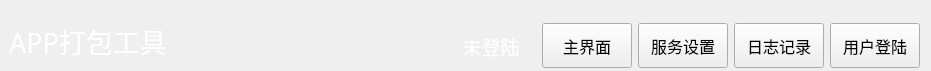
<?xml version="1.0" encoding="UTF-8"?>
<ui version="4.0">
 <class>NavBarWid</class>
 <widget class="QWidget" name="NavBarWid">
  <property name="geometry">
   <rect>
    <x>0</x>
    <y>0</y>
    <width>931</width>
    <height>71</height>
   </rect>
  </property>
  <property name="windowTitle">
   <string>Form</string>
  </property>
  <layout class="QGridLayout" name="gridLayout">
   <property name="leftMargin">
    <number>9</number>
   </property>
   <property name="topMargin">
    <number>21</number>
   </property>
   <property name="bottomMargin">
    <number>0</number>
   </property>
   <item row="0" column="0">
    <widget class="QLabel" name="label">
     <property name="minimumSize">
      <size>
       <width>0</width>
       <height>50</height>
      </size>
     </property>
     <property name="font">
      <font>
       <family>微软雅黑</family>
       <pointsize>20</pointsize>
      </font>
     </property>
     <property name="styleSheet">
      <string notr="true">color: rgb(255, 255, 255);</string>
     </property>
     <property name="text">
      <string>APP打包工具</string>
     </property>
     <property name="alignment">
      <set>Qt::AlignLeading|Qt::AlignLeft|Qt::AlignTop</set>
     </property>
    </widget>
   </item>
   <item row="0" column="2">
    <widget class="QLabel" name="userLab">
     <property name="minimumSize">
      <size>
       <width>90</width>
       <height>0</height>
      </size>
     </property>
     <property name="font">
      <font>
       <family>微软雅黑</family>
       <pointsize>14</pointsize>
      </font>
     </property>
     <property name="contextMenuPolicy">
      <enum>Qt::PreventContextMenu</enum>
     </property>
     <property name="styleSheet">
      <string notr="true">color: rgb(255, 255, 255);</string>
     </property>
     <property name="text">
      <string>未登陆</string>
     </property>
     <property name="alignment">
      <set>Qt::AlignCenter</set>
     </property>
    </widget>
   </item>
   <item row="0" column="1">
    <spacer name="horizontalSpacer">
     <property name="orientation">
      <enum>Qt::Horizontal</enum>
     </property>
     <property name="sizeHint" stdset="0">
      <size>
       <width>52</width>
       <height>20</height>
      </size>
     </property>
    </spacer>
   </item>
   <item row="0" column="6">
    <widget class="QPushButton" name="loginBtn">
     <property name="minimumSize">
      <size>
       <width>90</width>
       <height>0</height>
      </size>
     </property>
     <property name="maximumSize">
      <size>
       <width>230</width>
       <height>45</height>
      </size>
     </property>
     <property name="font">
      <font>
       <family>微软雅黑</family>
       <pointsize>12</pointsize>
      </font>
     </property>
     <property name="text">
      <string>用户登陆</string>
     </property>
    </widget>
   </item>
   <item row="0" column="3">
    <widget class="QPushButton" name="homeBtn">
     <property name="minimumSize">
      <size>
       <width>90</width>
       <height>0</height>
      </size>
     </property>
     <property name="maximumSize">
      <size>
       <width>230</width>
       <height>45</height>
      </size>
     </property>
     <property name="font">
      <font>
       <family>微软雅黑</family>
       <pointsize>12</pointsize>
      </font>
     </property>
     <property name="text">
      <string>主界面</string>
     </property>
    </widget>
   </item>
   <item row="0" column="4">
    <widget class="QPushButton" name="setBtn">
     <property name="minimumSize">
      <size>
       <width>90</width>
       <height>0</height>
      </size>
     </property>
     <property name="maximumSize">
      <size>
       <width>230</width>
       <height>45</height>
      </size>
     </property>
     <property name="font">
      <font>
       <family>微软雅黑</family>
       <pointsize>12</pointsize>
      </font>
     </property>
     <property name="text">
      <string>服务设置</string>
     </property>
    </widget>
   </item>
   <item row="0" column="5">
    <widget class="QPushButton" name="logBtn">
     <property name="minimumSize">
      <size>
       <width>90</width>
       <height>0</height>
      </size>
     </property>
     <property name="maximumSize">
      <size>
       <width>230</width>
       <height>45</height>
      </size>
     </property>
     <property name="font">
      <font>
       <family>微软雅黑</family>
       <pointsize>12</pointsize>
      </font>
     </property>
     <property name="text">
      <string>日志记录</string>
     </property>
    </widget>
   </item>
  </layout>
 </widget>
 <resources/>
 <connections/>
</ui>
